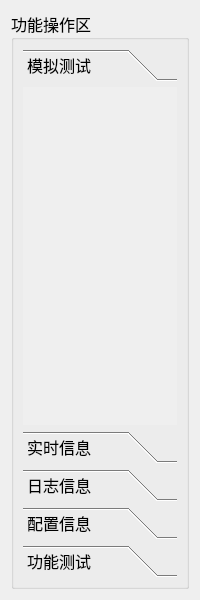
<?xml version="1.0" encoding="UTF-8"?>
<ui version="4.0">
 <class>Z_ToolBoxWid</class>
 <widget class="QWidget" name="Z_ToolBoxWid">
  <property name="geometry">
   <rect>
    <x>0</x>
    <y>0</y>
    <width>200</width>
    <height>600</height>
   </rect>
  </property>
  <property name="font">
   <font>
    <family>微软雅黑</family>
    <pointsize>12</pointsize>
   </font>
  </property>
  <property name="windowTitle">
   <string>Form</string>
  </property>
  <layout class="QGridLayout" name="gridLayout">
   <item row="0" column="0">
    <widget class="QGroupBox" name="groupBox">
     <property name="font">
      <font>
       <family>微软雅黑</family>
       <pointsize>12</pointsize>
      </font>
     </property>
     <property name="title">
      <string>功能操作区</string>
     </property>
     <layout class="QGridLayout" name="gridLayout_2">
      <item row="0" column="0">
       <widget class="QToolBox" name="toolBox">
        <property name="currentIndex">
         <number>0</number>
        </property>
        <widget class="QWidget" name="simulatePage">
         <property name="geometry">
          <rect>
           <x>0</x>
           <y>0</y>
           <width>154</width>
           <height>317</height>
          </rect>
         </property>
         <attribute name="label">
          <string>模拟测试</string>
         </attribute>
        </widget>
        <widget class="QWidget" name="statusPage">
         <property name="geometry">
          <rect>
           <x>0</x>
           <y>0</y>
           <width>154</width>
           <height>317</height>
          </rect>
         </property>
         <attribute name="label">
          <string>实时信息</string>
         </attribute>
        </widget>
        <widget class="QWidget" name="logsPage">
         <property name="geometry">
          <rect>
           <x>0</x>
           <y>0</y>
           <width>98</width>
           <height>28</height>
          </rect>
         </property>
         <attribute name="label">
          <string>日志信息</string>
         </attribute>
        </widget>
        <widget class="QWidget" name="settingPage">
         <property name="geometry">
          <rect>
           <x>0</x>
           <y>0</y>
           <width>98</width>
           <height>28</height>
          </rect>
         </property>
         <attribute name="label">
          <string>配置信息</string>
         </attribute>
        </widget>
        <widget class="QWidget" name="testPage">
         <property name="geometry">
          <rect>
           <x>0</x>
           <y>0</y>
           <width>98</width>
           <height>28</height>
          </rect>
         </property>
         <attribute name="label">
          <string>功能测试</string>
         </attribute>
        </widget>
       </widget>
      </item>
     </layout>
    </widget>
   </item>
  </layout>
 </widget>
 <resources/>
 <connections/>
</ui>
